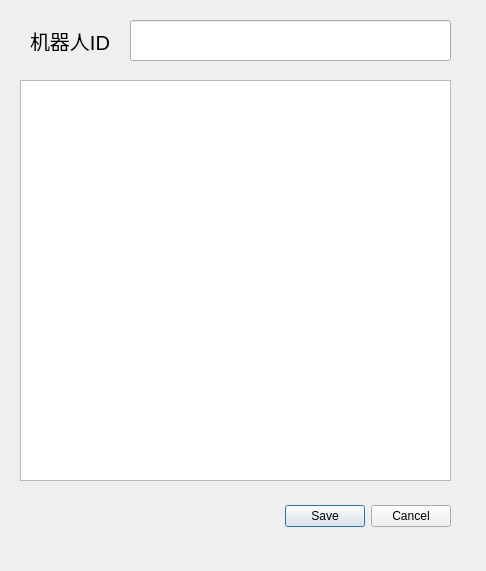
<?xml version="1.0" encoding="UTF-8"?>
<ui version="4.0">
 <class>Dialog_test_result</class>
 <widget class="QDialog" name="Dialog_test_result">
  <property name="geometry">
   <rect>
    <x>0</x>
    <y>0</y>
    <width>486</width>
    <height>571</height>
   </rect>
  </property>
  <property name="windowTitle">
   <string>Dialog</string>
  </property>
  <widget class="QDialogButtonBox" name="buttonBox">
   <property name="geometry">
    <rect>
     <x>110</x>
     <y>500</y>
     <width>341</width>
     <height>32</height>
    </rect>
   </property>
   <property name="orientation">
    <enum>Qt::Horizontal</enum>
   </property>
   <property name="standardButtons">
    <set>QDialogButtonBox::Cancel|QDialogButtonBox::Save</set>
   </property>
  </widget>
  <widget class="QTextBrowser" name="textBrowser">
   <property name="geometry">
    <rect>
     <x>20</x>
     <y>80</y>
     <width>431</width>
     <height>401</height>
    </rect>
   </property>
   <property name="font">
    <font>
     <pointsize>13</pointsize>
    </font>
   </property>
   <property name="html">
    <string>&lt;!DOCTYPE HTML PUBLIC &quot;-//W3C//DTD HTML 4.0//EN&quot; &quot;http://www.w3.org/TR/REC-html40/strict.dtd&quot;&gt;
&lt;html&gt;&lt;head&gt;&lt;meta name=&quot;qrichtext&quot; content=&quot;1&quot; /&gt;&lt;style type=&quot;text/css&quot;&gt;
p, li { white-space: pre-wrap; }
&lt;/style&gt;&lt;/head&gt;&lt;body style=&quot; font-family:'Ubuntu'; font-size:13pt; font-weight:400; font-style:normal;&quot;&gt;
&lt;p style=&quot;-qt-paragraph-type:empty; margin-top:0px; margin-bottom:0px; margin-left:0px; margin-right:0px; -qt-block-indent:0; text-indent:0px; font-size:11pt;&quot;&gt;&lt;br /&gt;&lt;/p&gt;&lt;/body&gt;&lt;/html&gt;</string>
   </property>
  </widget>
  <widget class="QLabel" name="label">
   <property name="geometry">
    <rect>
     <x>30</x>
     <y>30</y>
     <width>101</width>
     <height>21</height>
    </rect>
   </property>
   <property name="font">
    <font>
     <pointsize>15</pointsize>
    </font>
   </property>
   <property name="text">
    <string>机器人ID</string>
   </property>
  </widget>
  <widget class="QLineEdit" name="lineEdit">
   <property name="geometry">
    <rect>
     <x>130</x>
     <y>20</y>
     <width>321</width>
     <height>41</height>
    </rect>
   </property>
   <property name="font">
    <font>
     <pointsize>15</pointsize>
    </font>
   </property>
   <property name="inputMask">
    <string>999999</string>
   </property>
   <property name="text">
    <string/>
   </property>
  </widget>
 </widget>
 <resources/>
 <connections>
  <connection>
   <sender>buttonBox</sender>
   <signal>accepted()</signal>
   <receiver>Dialog_test_result</receiver>
   <slot>accept()</slot>
   <hints>
    <hint type="sourcelabel">
     <x>248</x>
     <y>254</y>
    </hint>
    <hint type="destinationlabel">
     <x>157</x>
     <y>274</y>
    </hint>
   </hints>
  </connection>
  <connection>
   <sender>buttonBox</sender>
   <signal>rejected()</signal>
   <receiver>Dialog_test_result</receiver>
   <slot>reject()</slot>
   <hints>
    <hint type="sourcelabel">
     <x>316</x>
     <y>260</y>
    </hint>
    <hint type="destinationlabel">
     <x>286</x>
     <y>274</y>
    </hint>
   </hints>
  </connection>
 </connections>
</ui>
